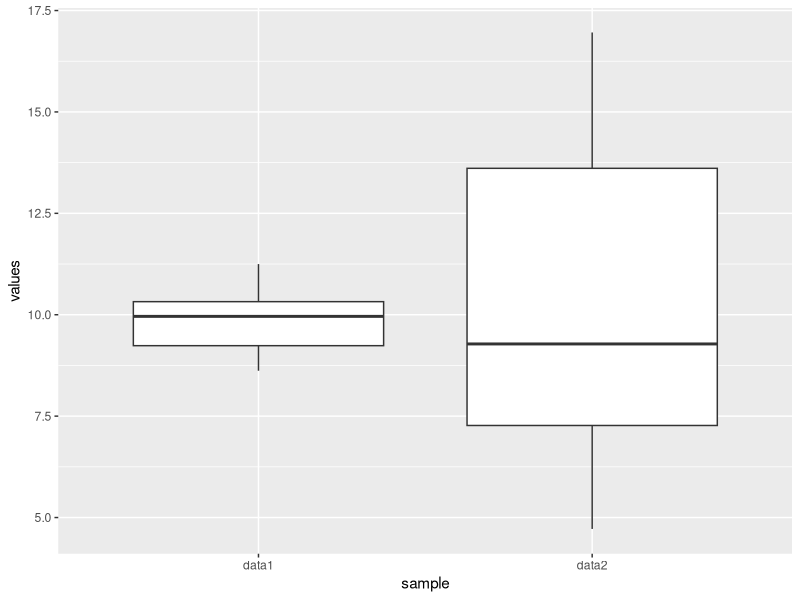

The R source for this figure:
## ---- chunk 1
knitr::opts_chunk$set(echo = TRUE)

# title: comparing two variances - Fisher's F test
# author: jonathan
# revised: 10/1/2020 

WEB <- c("https://bioceed.uib.no/dropfolder/bioSTATS/Rmd/Basic/2-sample/comparing2variances.html")
GIT <- c("https://github.com/jonathansoule/biostats/blob/master/Basic/2-sample/comparing2variances.Rmd")

library(ggplot2)
data1 <-c (11.25, 10.00, 9.68, 10.52, 8.77, 9.92, 8.62, 10.21, 9.09, 10.36)
data2 <-c (10.52, 7.99, 9.20, 5.59, 14.64, 15.50, 16.96, 7.03, 9.36, 4.72)
sample <- rep(c("data1", "data2"), each = 10)
values <- c(data1, data2)       
df <- data.frame(sample, values)
## ---- chunk 2
ggplot(df, aes(sample, values)) +
  geom_boxplot()
## ---- chunk 3
var(data1)
var(data2)
## ---- chunk 4
shapiro.test(data1)
shapiro.test(data2)
## ---- chunk 5
var.test(data1,data2)
## ---- chunk 6
var.test(data2,data1)
